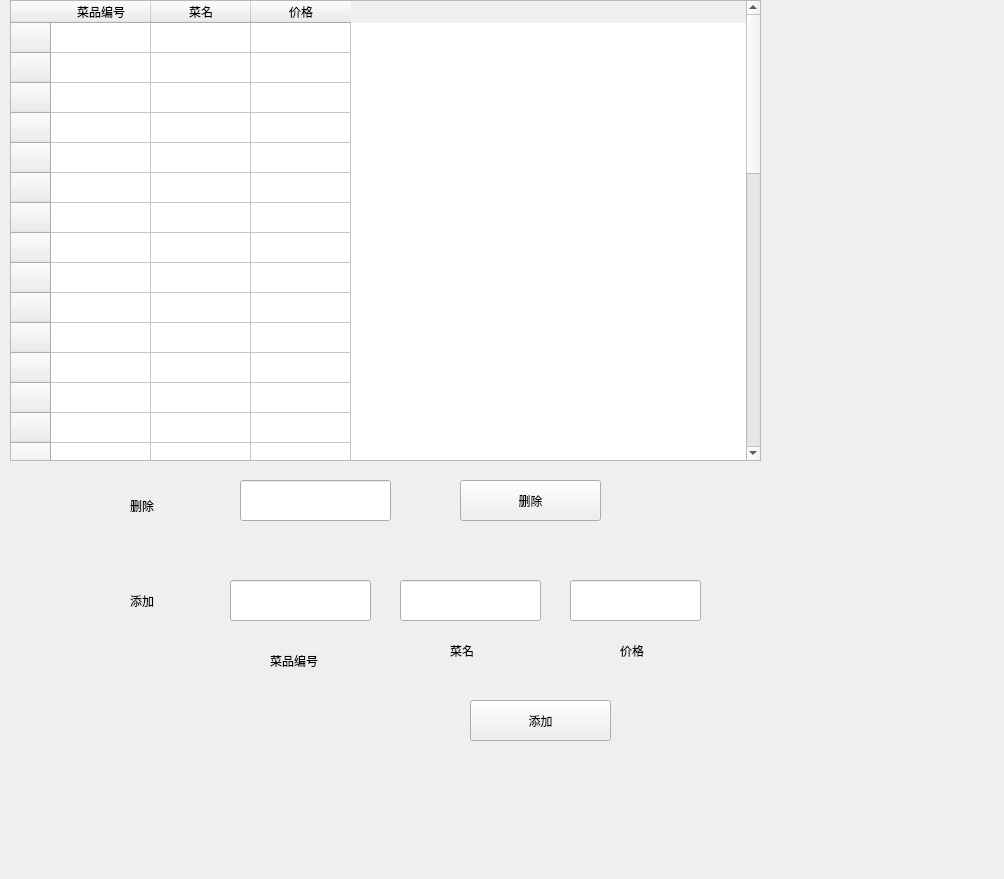
<?xml version="1.0" encoding="UTF-8"?>
<ui version="4.0">
 <class>change_dish</class>
 <widget class="QWidget" name="change_dish">
  <property name="geometry">
   <rect>
    <x>0</x>
    <y>0</y>
    <width>1004</width>
    <height>879</height>
   </rect>
  </property>
  <property name="windowTitle">
   <string>Form</string>
  </property>
  <widget class="QTableWidget" name="tableWidget">
   <property name="geometry">
    <rect>
     <x>10</x>
     <y>0</y>
     <width>751</width>
     <height>461</height>
    </rect>
   </property>
   <row>
    <property name="text">
     <string/>
    </property>
   </row>
   <row>
    <property name="text">
     <string/>
    </property>
   </row>
   <row>
    <property name="text">
     <string/>
    </property>
   </row>
   <row>
    <property name="text">
     <string/>
    </property>
   </row>
   <row>
    <property name="text">
     <string/>
    </property>
   </row>
   <row>
    <property name="text">
     <string/>
    </property>
   </row>
   <row>
    <property name="text">
     <string/>
    </property>
   </row>
   <row>
    <property name="text">
     <string/>
    </property>
   </row>
   <row>
    <property name="text">
     <string/>
    </property>
   </row>
   <row>
    <property name="text">
     <string/>
    </property>
   </row>
   <row>
    <property name="text">
     <string/>
    </property>
   </row>
   <row>
    <property name="text">
     <string/>
    </property>
   </row>
   <row>
    <property name="text">
     <string/>
    </property>
   </row>
   <row>
    <property name="text">
     <string/>
    </property>
   </row>
   <row>
    <property name="text">
     <string/>
    </property>
   </row>
   <row>
    <property name="text">
     <string/>
    </property>
   </row>
   <row>
    <property name="text">
     <string/>
    </property>
   </row>
   <row>
    <property name="text">
     <string/>
    </property>
   </row>
   <row>
    <property name="text">
     <string/>
    </property>
   </row>
   <row>
    <property name="text">
     <string/>
    </property>
   </row>
   <row>
    <property name="text">
     <string/>
    </property>
   </row>
   <row>
    <property name="text">
     <string>新建行</string>
    </property>
   </row>
   <row>
    <property name="text">
     <string/>
    </property>
   </row>
   <row>
    <property name="text">
     <string>新建行</string>
    </property>
   </row>
   <row>
    <property name="text">
     <string/>
    </property>
   </row>
   <row>
    <property name="text">
     <string/>
    </property>
   </row>
   <row>
    <property name="text">
     <string/>
    </property>
   </row>
   <row>
    <property name="text">
     <string>新建行</string>
    </property>
   </row>
   <row>
    <property name="text">
     <string/>
    </property>
   </row>
   <row>
    <property name="text">
     <string/>
    </property>
   </row>
   <row>
    <property name="text">
     <string/>
    </property>
   </row>
   <row>
    <property name="text">
     <string/>
    </property>
   </row>
   <row>
    <property name="text">
     <string/>
    </property>
   </row>
   <row>
    <property name="text">
     <string>新建行</string>
    </property>
   </row>
   <row>
    <property name="text">
     <string/>
    </property>
   </row>
   <row>
    <property name="text">
     <string/>
    </property>
   </row>
   <row>
    <property name="text">
     <string/>
    </property>
   </row>
   <row>
    <property name="text">
     <string/>
    </property>
   </row>
   <column>
    <property name="text">
     <string>菜品编号</string>
    </property>
   </column>
   <column>
    <property name="text">
     <string>菜名</string>
    </property>
   </column>
   <column>
    <property name="text">
     <string>价格</string>
    </property>
   </column>
  </widget>
  <widget class="QLabel" name="label">
   <property name="geometry">
    <rect>
     <x>130</x>
     <y>490</y>
     <width>101</width>
     <height>31</height>
    </rect>
   </property>
   <property name="text">
    <string>删除</string>
   </property>
  </widget>
  <widget class="QLineEdit" name="lineEdit">
   <property name="geometry">
    <rect>
     <x>240</x>
     <y>480</y>
     <width>151</width>
     <height>41</height>
    </rect>
   </property>
  </widget>
  <widget class="QLineEdit" name="lineEdit_2">
   <property name="geometry">
    <rect>
     <x>230</x>
     <y>580</y>
     <width>141</width>
     <height>41</height>
    </rect>
   </property>
  </widget>
  <widget class="QLineEdit" name="lineEdit_3">
   <property name="geometry">
    <rect>
     <x>400</x>
     <y>580</y>
     <width>141</width>
     <height>41</height>
    </rect>
   </property>
  </widget>
  <widget class="QLineEdit" name="lineEdit_5">
   <property name="geometry">
    <rect>
     <x>570</x>
     <y>580</y>
     <width>131</width>
     <height>41</height>
    </rect>
   </property>
  </widget>
  <widget class="QLabel" name="label_2">
   <property name="geometry">
    <rect>
     <x>130</x>
     <y>590</y>
     <width>71</width>
     <height>21</height>
    </rect>
   </property>
   <property name="text">
    <string>添加</string>
   </property>
  </widget>
  <widget class="QLabel" name="label_3">
   <property name="geometry">
    <rect>
     <x>270</x>
     <y>650</y>
     <width>71</width>
     <height>21</height>
    </rect>
   </property>
   <property name="text">
    <string>菜品编号</string>
   </property>
  </widget>
  <widget class="QPushButton" name="pushButton">
   <property name="geometry">
    <rect>
     <x>460</x>
     <y>480</y>
     <width>141</width>
     <height>41</height>
    </rect>
   </property>
   <property name="text">
    <string>删除</string>
   </property>
  </widget>
  <widget class="QPushButton" name="pushButton_2">
   <property name="geometry">
    <rect>
     <x>470</x>
     <y>700</y>
     <width>141</width>
     <height>41</height>
    </rect>
   </property>
   <property name="text">
    <string>添加</string>
   </property>
  </widget>
  <widget class="QLabel" name="label_4">
   <property name="geometry">
    <rect>
     <x>450</x>
     <y>640</y>
     <width>71</width>
     <height>21</height>
    </rect>
   </property>
   <property name="text">
    <string>菜名</string>
   </property>
  </widget>
  <widget class="QLabel" name="label_5">
   <property name="geometry">
    <rect>
     <x>620</x>
     <y>640</y>
     <width>71</width>
     <height>21</height>
    </rect>
   </property>
   <property name="text">
    <string>价格</string>
   </property>
  </widget>
  <widget class="QLabel" name="err">
   <property name="geometry">
    <rect>
     <x>370</x>
     <y>770</y>
     <width>281</width>
     <height>41</height>
    </rect>
   </property>
   <property name="text">
    <string/>
   </property>
  </widget>
 </widget>
 <resources/>
 <connections/>
</ui>
